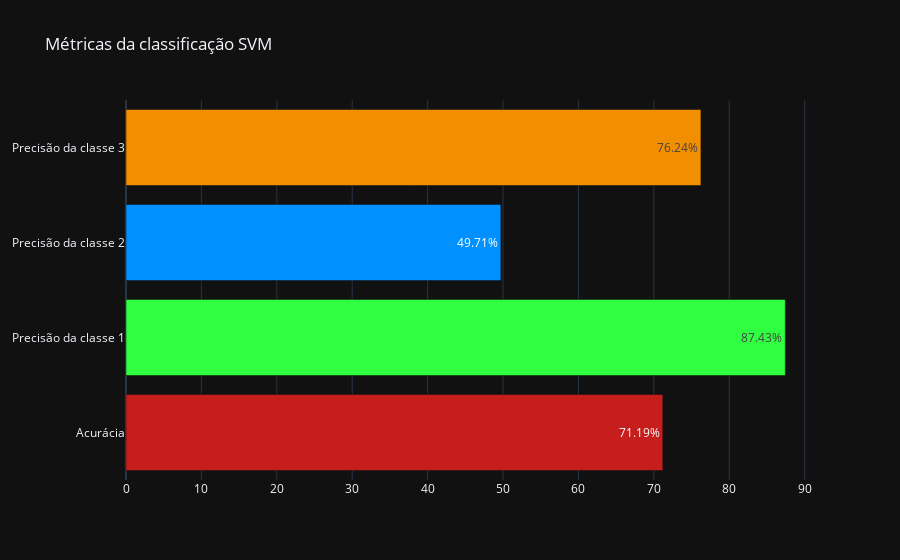

Notebook code for this chart:
### Code cell
X_train, X_test, y_train, y_test = train_test_split(df_[columns[2:]], \
                                                    df_[['label']], \
                                                    test_size=.2)
svm = SVC(kernel='rbf', degree=2, gamma='scale').fit(X_train, y_train['label'].values)
y_pred = svm.predict(X_test)

cm = confusion_matrix(y_test, y_pred)

tc1 = cm[0][0]
fc1 = cm[0][1]+cm[0][2]

tc2 = cm[1][1]
fc2 = cm[1][0]+cm[1][2]

tc3 = cm[2][2]
fc3 = cm[2][0]+cm[2][1]

accuracy = (tc1+tc2+tc3)/(tc1+fc1+tc2+fc2+tc3+fc3)
precisionc1 = (tc1)/(tc1+fc1)
precisionc2 = (tc2)/(tc2+fc2)
precisionc3 = (tc3)/(tc3+fc3)

fig = go.Figure()
labels = ['Acurácia', 'Precisão da classe 1', 
          'Precisão da classe 2', 'Precisão da classe 3']
values = ['%.2f'%(accuracy*100), '%.2f'%(precisionc1*100),
         '%.2f'%(precisionc2*100), '%.2f'%(precisionc3*100)]
colors = ['#C61D1D', '#30FF41', '#0090FF', '#F18F01']
fig.add_trace(
    go.Bar(y=labels, x=values, orientation='h', 
           text=['%.2f%%'%(float(x)) for x in values], 
           marker_color=colors,
           textposition='inside')
)


fig.update_layout(
    template='plotly_dark',
    title='Métricas da classificação SVM',
)
# offline.plot(fig, image_filename='metrics-svm-rbf-scale-degree2-fam', image='png')
offline.iplot(fig)

### Figure 1 — Plotly figure (JSON) as saved in the notebook; plotly's stock layout.template omitted (floating-point values rounded to 4 significant figures)
{"data": [{"marker": {"color": ["#C61D1D", "#30FF41", "#0090FF", "#F18F01"]}, "orientation": "h", "text": ["71.19%", "87.43%", "49.71%", "76.24%"], "textposition": "inside", "type": "bar", "x": ["71.19", "87.43", "49.71", "76.24"], "y": ["Acurácia", "Precisão da classe 1", "Precisão da classe 2", "Precisão da classe 3"]}], "layout": {"title": {"text": "Métricas da classificação SVM"}}}
